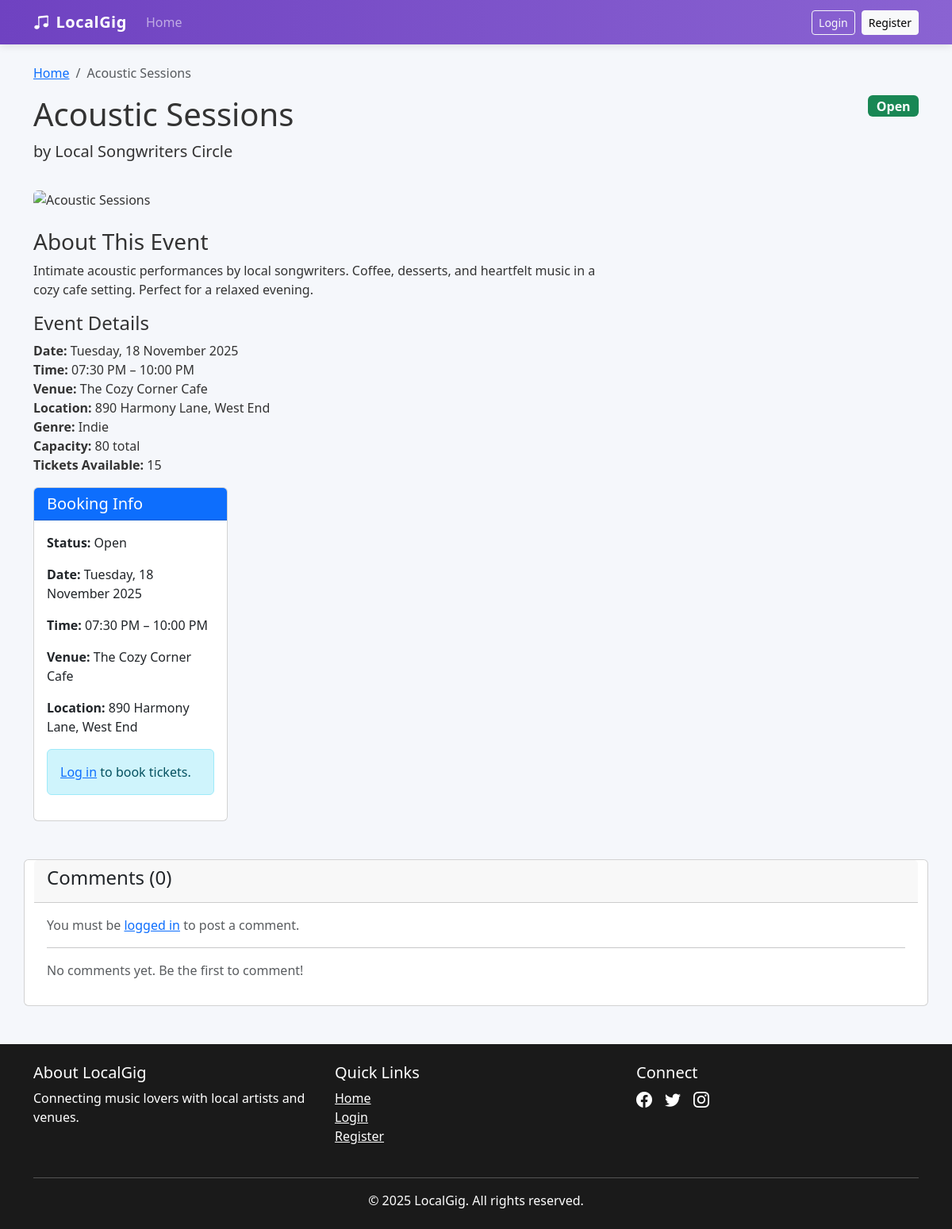
The page /events/6 on the database its author committed.
### localgig/models.py (models this page shows, shortened)
class Event(db.Model):
    __tablename__ = "event"
    event_id = db.Column(db.Integer, primary_key=True)
    owner_id = db.Column(db.Integer, db.ForeignKey("user.id"), nullable=False)
    title = db.Column(db.String(150), nullable=False)
    artist_name = db.Column(db.String(150), nullable=False)
    genre = db.Column(db.String(50), nullable=False)
    capacity = db.Column(db.Integer, nullable=False)
    venue_name = db.Column(db.String(150), nullable=False)
    location = db.Column(db.String(150), nullable=False)
    event_date = db.Column(db.Date, nullable=False)
    starts_at = db.Column(db.Time, nullable=False)
    ends_at = db.Column(db.Time, nullable=False)
    image_url = db.Column(db.String(300))
    description = db.Column(db.Text, nullable=False)
    tickets_total = db.Column(db.Integer, nullable=False, default=0)
    tickets_available = db.Column(db.Integer, nullable=False, default=0)
    cancelled  = db.Column(db.Boolean, default=False, nullable=False)
    price_per_ticket = db.Column(db.Float, nullable=False, default=25.00)
    comments = db.relationship("Comment", backref="event", lazy="dynamic", cascade="all, delete-orphan")
    orders = db.relationship("Order", backref="event", lazy="dynamic", cascade="all, delete-orphan")
    @hybrid_property
    def status(self) -> str:
        if self.cancelled:
            return "Cancelled"
        if self.capacity is not None:
            if self.tickets_available is not None and self.tickets_available <= 0:
                return "Sold Out"
        try:
            event_end = datetime.combine(self.event_date, self.ends_at)
            if event_end < datetime.now():
                return "Inactive"
        except Exception:
            pass
        return "Open"

### localgig/views.py (the view)
@events_bp.route("/<int:event_id>")
def event_detail(event_id):
    event = Event.query.get_or_404(event_id)
    comments = event.comments.order_by(Comment.created_at.desc()).all()
    form = CommentForm()
    return render_template(
        "event-detail.html",
        event=event,
        comments=comments,
        comment_form=form,
        is_logged_in=current_user.is_authenticated
    )

### localgig/templates/event-detail.html (shortened to what this page needs)
{% extends "base.html" %}
{% block content %}
<div class="container mt-4">
    <nav aria-label="breadcrumb">
        <ol class="breadcrumb">
            <li class="breadcrumb-item"><a href="{{ url_for('main.index') }}">Home</a></li>
            <li class="breadcrumb-item active" aria-current="page">{{ event.title }}</li>
        </ol>
    </nav>
    <div class="row">
        <div class="col-md-8">
            <h1>{{ event.title }}</h1>
            <p class="lead">by <strong>{{ event.artist_name }}</strong></p>
        </div>
        <div class="col-md-4 text-md-end">
            <span class="badge
                {% if event.status == 'Open' %}bg-success
                {% elif event.status == 'Sold Out' %}bg-danger
                {% elif event.status == 'Inactive' %}bg-secondary
                {% elif event.status == 'Cancelled' %}bg-warning text-dark
                {% else %}bg-secondary{% endif %} fs-6">
                {{ event.status }}
            </span>
        </div>
    </div>
    <div class="mt-3">
        {% if event.image_url %}
            <img src="{{ event.image_url }}" class="img-fluid rounded" alt="{{ event.title }}" style="max-height: 400px; width: 100%; object-fit: cover;">
        {% else %}
            <div class="bg-light border text-center py-5 rounded">
                <em>No image available</em>
            </div>
        {% endif %}
    </div>
    <div class="row mt-4">
        <div class="col-md-8">
            <h3>About This Event</h3>
            <p>{{ event.description }}</p>
            <h4>Event Details</h4>
            <ul class="list-unstyled">
                <li><strong>Date:</strong> {{ event.event_date.strftime('%A, %d %B %Y') }}</li>
                <li><strong>Time:</strong> {{ event.starts_at.strftime('%I:%M %p') }} – {{ event.ends_at.strftime('%I:%M %p') }}</li>
                <li><strong>Venue:</strong> {{ event.venue_name }}</li>
                <li><strong>Location:</strong> {{ event.location }}</li>
                <li><strong>Genre:</strong> {{ event.genre }}</li>
                <li><strong>Capacity:</strong> {{ event.capacity }} total</li>
                <li><strong>Tickets Available:</strong> {{ event.tickets_available }}</li>
            </ul>
        <div class="col-md-4">
            <div class="card">
                <div class="card-header bg-primary text-white">
                    <h5 class="mb-0">Booking Info</h5>
                </div>
                <div class="card-body">
                    <p><strong>Status:</strong> {{ event.status }}</p>
                    <p><strong>Date:</strong> {{ event.event_date.strftime('%A, %d %B %Y') }}</p>
                    <p><strong>Time:</strong> {{ event.starts_at.strftime('%I:%M %p') }} – {{ event.ends_at.strftime('%I:%M %p') }}</p>
                    <p><strong>Venue:</strong> {{ event.venue_name }}</p>
                    <p><strong>Location:</strong> {{ event.location }}</p>
                    {% if current_user.is_authenticated and event.status == 'Open' %}
                        <hr>
                        <h6>Book Tickets</h6>
                        <p><strong>Tickets Available:</strong> {{ event.tickets_available }}</p>
                        <form method="POST" action="{{ url_for('ticket.buy_ticket_direct', event_id=event.event_id) }}">
                            <div class="mb-3">
                                <label for="quantity" class="form-label">Quantity</label>
                                <input type="number" class="form-control" id="quantity" name="quantity"
                                       min="1" max="{{ event.tickets_available }}" value="1" required>
                            </div>
                            <button type="submit" class="btn btn-success w-100">Book Now</button>
                        </form>
                    {% elif event.status != 'Open' %}
                        <div class="alert alert-warning mt-3">
                            This event is not available for booking.
                        </div>
                    {% else %}
                        <div class="alert alert-info mt-3">
                            <a href="{{ url_for('auth.login') }}">Log in</a> to book tickets.
                        </div>
                    {% endif %}
                </div>
            </div>
        </div>
    </div>
    <div class="card mt-5">
        <div class="card-header">
            <h4>Comments ({{ comments|length }})</h4>
        </div>
        <div class="card-body">
            {% if current_user.is_authenticated %}
                <form method="POST" action="{{ url_for('events.post_comment', event_id=event.event_id) }}">
                    {{ comment_form.hidden_tag() }}
                    <div class="mb-3">
                        {{ comment_form.body.label(class="form-label") }}
                        {{ comment_form.body(class="form-control", rows=3, placeholder="Share your thoughts...") }}
                        {% if comment_form.body.errors %}
                            <div class="text-danger">
                                {% for error in comment_form.body.errors %}
                                    <small>{{ error }}</small>
                                {% endfor %}
                            </div>
                        {% endif %}
                    </div>
                    <button type="submit" class="btn btn-primary">Post Comment</button>
                </form>
            {% else %}
                <p class="text-muted">You must be <a href="{{ url_for('auth.login') }}">logged in</a> to post a comment.</p>
            {% endif %}
            <hr>
            {% for comment in comments %}
                <div class="mb-3 p-3 border rounded">
                    <strong>{{ comment.user.username }}</strong>
                    <small class="text-muted">on {{ comment.created_at.strftime('%d %b %Y at %I:%M %p') }}</small>
                    <p class="mt-2 mb-0">{{ comment.body }}</p>
                </div>
            {% else %}
                <p class="text-muted">No comments yet. Be the first to comment!</p>
            {% endfor %}
        </div>
    </div>
</div>
{% endblock %}

### localgig/static/style.css (style rules this page uses)
:root { --primary: #6f42c1; --secondary: #20c997; --dark: #212529; --light: #f8f9fa; }
body { font-family: 'Segoe UI', Tahoma, Geneva, Verdana, sans-serif; background-color: #f5f7fb; color: #333; }

### rows shown on the page
Event: title "Acoustic Sessions", artist_name "Local Songwriters Circle", status "Open", description "Intimate acoustic performances by local songwriters. Coffee, desserts, and heartfelt music in a cozy cafe setting. Perfect for a relaxed evening.", event_date "Tuesday, 18 November 2025", starts_at "07:30 PM", ends_at "10:00 PM", venue_name "The Cozy Corner Cafe", location "890 Harmony Lane, West End", genre "Indie", capacity "80", tickets_available "15"

### other values the page prints
{{ comments|length }} "0"
